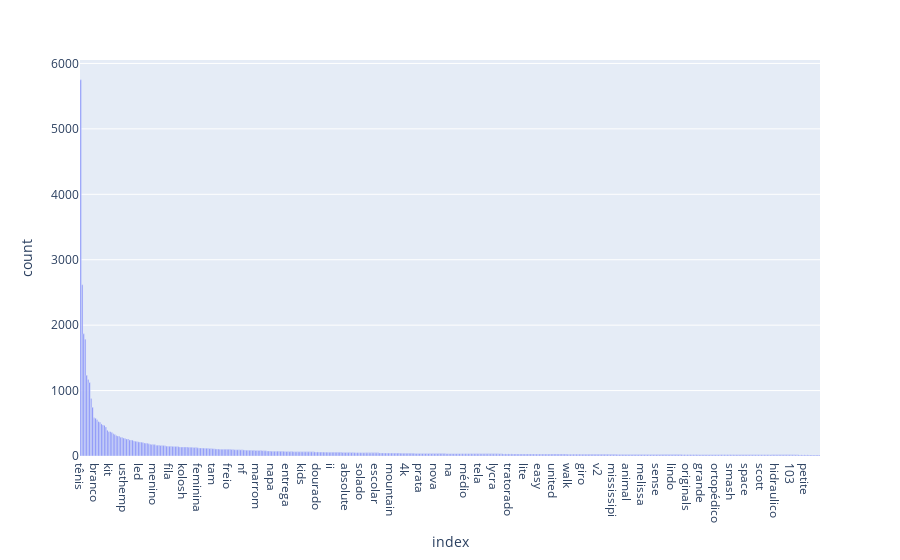

Notebook source saved alongside this figure:
### Code cell
#Vemos la cantidad de tokens en todo el corpus
most_importants = get_top_n_words(df["ITE_ITEM_TITLE"], n=500)
print(most_importants.head(10))
px.bar(most_importants, x=most_importants.index, y='count')
#Vemos que tenemos una gran cantidad de tokens asociados a tenis o zapatillas

### Figure 1 — Plotly figure (JSON) as saved in the notebook; plotly's stock layout.template omitted (floating-point values rounded to 4 significant figures; data arrays with more than 128 entries replaced by an {"elided": "..."} marker saying what was removed)
{"data": [{"alignmentgroup": "True", "hovertemplate": "index=%{x}<br>count=%{y}<extra></extra>", "legendgroup": "", "marker": {"color": "#636efa", "pattern": {"shape": ""}}, "name": "", "offsetgroup": "", "orientation": "v", "showlegend": false, "textposition": "auto", "type": "bar", "x": {"elided": "500 str values"}, "xaxis": "x", "y": {"elided": "500 int values"}, "yaxis": "y"}], "layout": {"barmode": "relative", "legend": {"tracegroupgap": 0}, "margin": {"t": 60}, "xaxis": {"anchor": "y", "domain": [0, 1], "title": {"text": "index"}}, "yaxis": {"anchor": "x", "domain": [0, 1], "title": {"text": "count"}}}}
